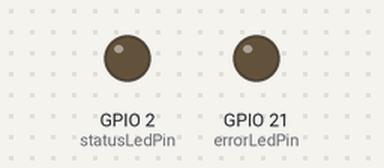
A program run on a simulated ESP32. Parts: output pins drawn as LEDs (lit = HIGH). WiFi joins after 1.5 s; servers stay silent unless stated; what the program prints to the serial monitor is not drawn.

Above: at 0.6 s.
At 1.9 s:
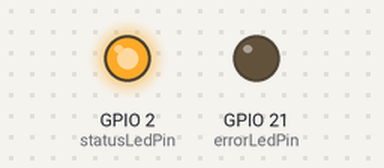
Timing chart, 0 to 3.4 s (numbered marks = the images above):
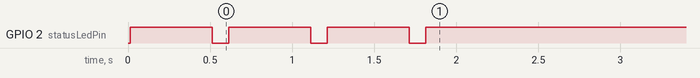

The program:

main.cpp
```cpp
/*
 *  Conexión a red WiFi con ESP32
 *  Autor: Luis Ángel Cruz Díaz
 *  Fecha: 18 de noviembre de 2023
 *
 * Se requiere de la librería Wifi.h para la conexión a la red WiFi en el ESP32
 * Se requiere de la librería ESP8266WiFi.h para la conexión a la red WiFi en el ESP8266
 *
 * En este código se muestra la secuencia de conexión a una red WiFi con un ESP32
 * o un ESP8266. Se muestra el uso de los leds para indicar el estado de la conexión.
 */

#include <Arduino.h>

#ifdef ESP8266_BOARD
    #include <ESP8266WiFi.h>
    int errorLedPin = 16;
    bool ledEncendido = false;
    bool ledApagado = true;
#elif defined(ESP32_BOARD)
    #include <WiFi.h>
    int errorLedPin = 21;
    bool ledEncendido = true;
    bool ledApagado = false;
#endif

// Variables de configuración de red
const char *ssid = "SSID";          // Nombre de la red
const char *password = "PASSWORD";  // Contraseña de la red

// Variables para el manejo de errores
byte cont = 0;
byte max_intentos = 50;
int statusLedPin = 2;
bool ledState = false;

void setup_wifi() {
    delay(10);
    // Mensajes de intento de conexión
    Serial.println();
    Serial.print("Conectando a: ");
    Serial.print(ssid);
    Serial.print(" ");

    // Funciones de conexión
    WiFi.begin(ssid, password);

    // Secuencia que hace parpadear los leds durante el intento de conexión.
    while (WiFi.status() != WL_CONNECTED and cont < max_intentos) {
        cont++;
        ledState = !ledState;
        digitalWrite(statusLedPin, ledState);
        delay(500);
        ledState = !ledState;
        digitalWrite (statusLedPin, ledState);
        Serial.print(".");  // Indicador de progreso
        delay (100); // Espera asimetrica para dar la sensación de parpadeo al led
    }

    // Esta función mejora los resultados de las funciones aleatorias y toma como semilla el contador de tiempo
    randomSeed(micros());

    // Mensajes de confirmación
    if(cont < max_intentos){
        Serial.println("\n*************************");
        digitalWrite(statusLedPin, ledEncendido);
        digitalWrite(errorLedPin, ledApagado);
        Serial.print("Conectado a la red WiFi: ");
        Serial.println(WiFi.SSID());
        Serial.print("IP: ");
        Serial.println(WiFi.localIP());
        Serial.print("macAddress: ");
        Serial.println(WiFi.macAddress());
        Serial.println("*************************");
    }else{
        Serial.println("-------------------------------");
        Serial.println("Error de conexion");
        digitalWrite (statusLedPin, ledApagado);
        digitalWrite (errorLedPin, ledEncendido);
        Serial.println("-------------------------------");
    }
}

void setup() {
    Serial.begin(115200);
    pinMode(statusLedPin, OUTPUT);
    pinMode(errorLedPin, OUTPUT);
    setup_wifi();
}

void loop() {
}
```
